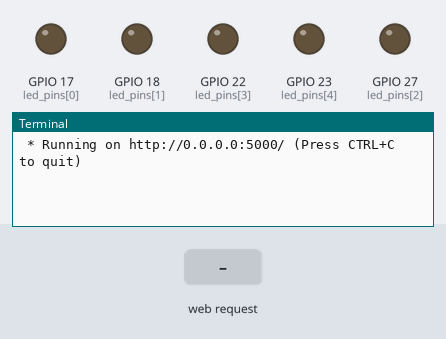
The program below on a simulated Raspberry Pi (BCM pin numbers). On the bench: output pins drawn as LEDs (lit = HIGH), the last lines printed to the terminal. The test bench sets the inputs (shaded band). The clock reads 2024-03-15 10:24:30 at power-on unless the program sets it.

Above: at 1.2 s.
1.3 s: HTTP request for /led/0 received
At 2.2 s:
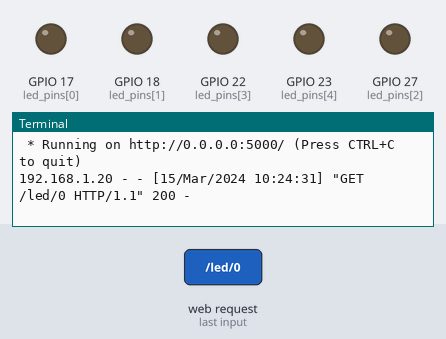
2.8 s: HTTP request for / received
At 3.3 s:
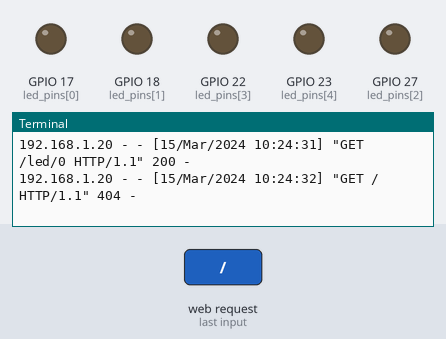

The program:

ledcontroll.py
```python
from flask import Flask
import RPi.GPIO as GPIO

app = Flask(__name__)

GPIO.setmode(GPIO.BCM)

led_pins = [17,18,27,22,23]

for pin in led_pins:
    GPIO.setup(pin, GPIO.OUT)
    GPIO.output(pin,0)

@app.route('/led/<num>')
def control_led(num):

    n = int(num)-1

    for i in range(5):
        GPIO.output(led_pins[i],0)

    if 0 <= n < 5:
        GPIO.output(led_pins[n],1)

    return "LED "+num+" ON"

app.run(host='0.0.0.0',port=5000)
```

Measured:
- after the input at 1.3 s, the terminal: prints a new line at once (image 1)
- after the input at 2.8 s, the terminal: prints a new line at once (image 2)
